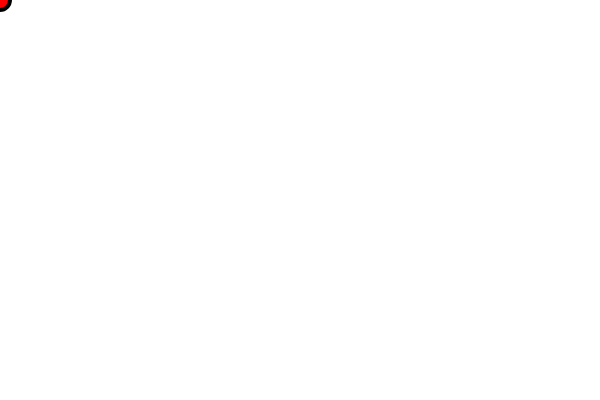
Frame 1 (no input)
Frame 60 (no input): identical to frame 1, image omitted
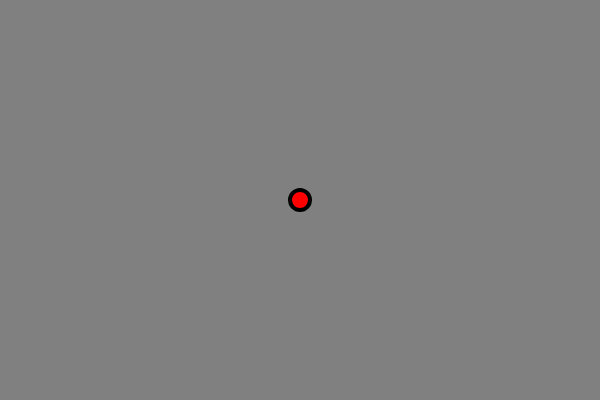
Frame 120 (the mouse pressed at the canvas centre since frame 60)

The p5.js sketch that drew these frames (run headless with seeded random() and noise() and a simulated clock; from frame 60 on, the mouse is pressed at the canvas centre):

// p5.js sketch
// ── sketch.js
var a = 0;
var b = 0;


function setup() {
  createCanvas(600, 400);
}


function draw() {
  a = map(mouseX, 0, 600, 0, 255);
  b = map(mouseX, 0, 600, 255, 0);
  background(b);
  fill(255, 0, 0);
  strokeWeight(4);
  ellipse(mouseX, mouseY, 20, 20, 255);
}
